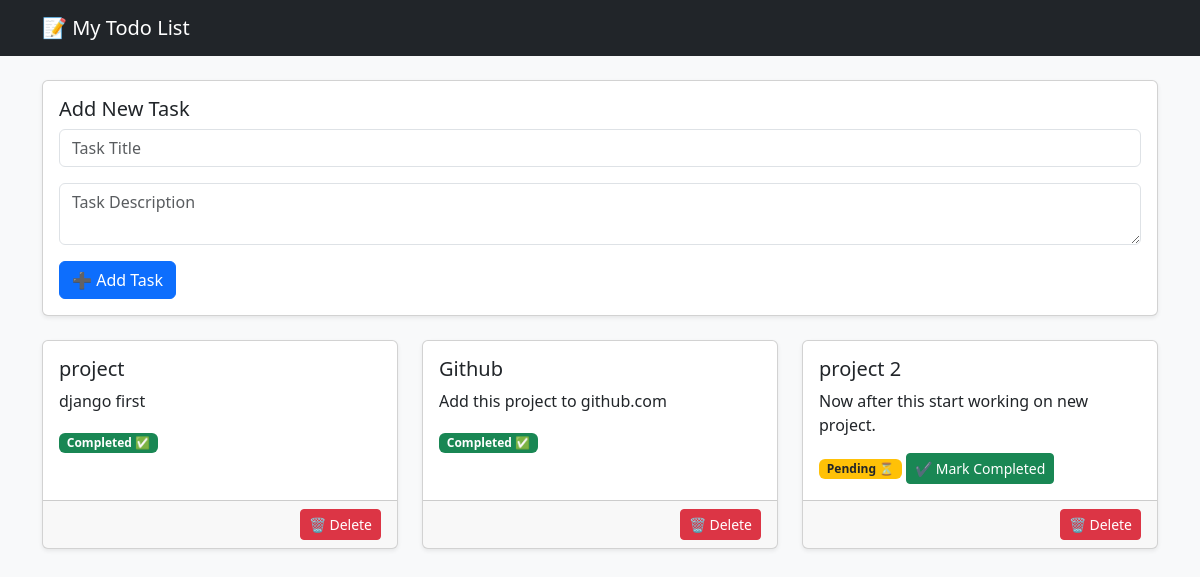
The page / on the database its author committed.
### todo_app/models.py (models this page shows, shortened)
class Task (models.Model):
    title = models.CharField(max_length=200)
    description = models.TextField(blank=True)
    completed = models.BooleanField(default=False)

### todo_app/views.py (the view)
# urls.py: path('', views.task_list, name='task_list'),
def task_list(request):
    tasks = Task.objects.all()
    return render(request, 'todo_app/task_list.html', {'tasks': tasks})

### todo_app/templates/todo_app/task_list.html (shortened to what this page needs)
<!DOCTYPE html>
<html lang="en">
<head>
    <link href="https://cdn.jsdelivr.net/npm/bootstrap@5.3.2/dist/css/bootstrap.min.css" rel="stylesheet">
</head>
<body class="bg-light">
    <nav class="navbar navbar-dark bg-dark mb-4">
        <div class="container">
            <a class="navbar-brand" href="{% url 'task_list' %}">📝 My Todo List</a>
        </div>
    </nav>
    <div class="container">
        <div class="card shadow-sm mb-4">
            <div class="card-body">
                <h5 class="card-title">Add New Task</h5>
                <form method="POST" action="{% url 'add_task' %}">
                    <div class="mb-3">
                        <input type="text" name="title" class="form-control" placeholder="Task Title" required>
                    </div>
                    <div class="mb-3">
                        <textarea name="description" class="form-control" placeholder="Task Description"></textarea>
                    </div>
                    <button type="submit" class="btn btn-primary">➕ Add Task</button>
                </form>
            </div>
        </div>
        <div class="row">
            {% for task in tasks %}
                <div class="col-md-4 mb-3">
                    <div class="card shadow-sm h-100">
                        <div class="card-body">
                            <h5 class="card-title">{{ task.title }}</h5>
                            <p class="card-text">{{ task.description }}</p>
                            {% if task.completed %}
                                <span class="badge bg-success">Completed ✅</span>
                            {% else %}
                                <span class="badge bg-warning text-dark">Pending ⏳</span>
                            {% endif %}
                            {% if not task.completed %}
    <a href="{% url 'complete_task' task.id %}" class="btn btn-sm btn-success">✔ Mark Completed</a>
{% endif %}
                        </div>
                        <div class="card-footer text-end">
                            <a href="{% url 'delete_task' task.id %}" class="btn btn-sm btn-danger">🗑 Delete</a>
                        </div>
                    </div>
                </div>
            {% empty %}
                <p class="text-center">No tasks available. Add one above! 🚀</p>
            {% endfor %}
        </div>
    </div>
</body>
</html>

### rows shown on the page
Task: title "project", description "django first", completed "Completed ✅"
Task: title "Github", description "Add this project to github.com", completed "Completed ✅"
Task: title "project 2", description "Now after this start working on new project.", completed "Pending ⏳"
